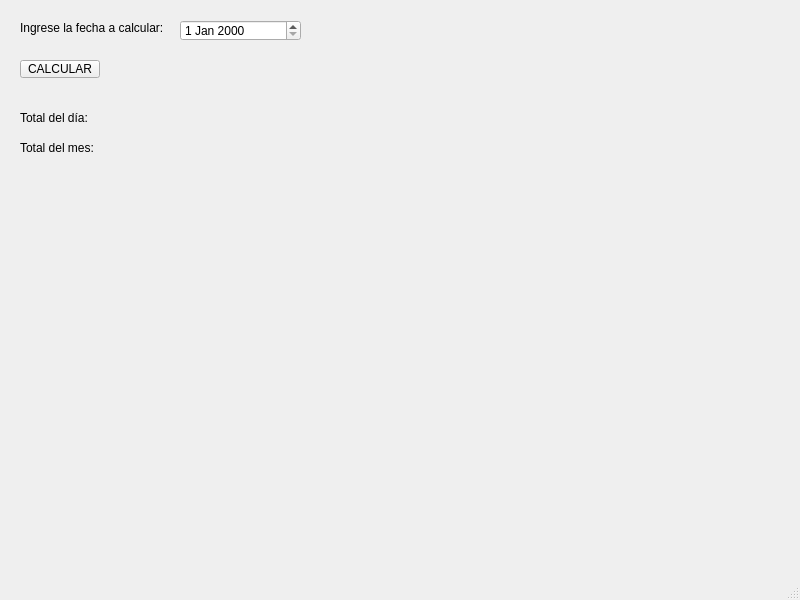
<?xml version="1.0" encoding="UTF-8"?>
<ui version="4.0">
 <class>MainWindow</class>
 <widget class="QMainWindow" name="MainWindow">
  <property name="geometry">
   <rect>
    <x>0</x>
    <y>0</y>
    <width>800</width>
    <height>600</height>
   </rect>
  </property>
  <property name="windowTitle">
   <string>MainWindow</string>
  </property>
  <widget class="QWidget" name="centralwidget">
   <widget class="QDateEdit" name="dateEdit">
    <property name="geometry">
     <rect>
      <x>180</x>
      <y>20</y>
      <width>121</width>
      <height>21</height>
     </rect>
    </property>
   </widget>
   <widget class="QPushButton" name="btnCalcular">
    <property name="geometry">
     <rect>
      <x>20</x>
      <y>60</y>
      <width>80</width>
      <height>18</height>
     </rect>
    </property>
    <property name="text">
     <string>CALCULAR</string>
    </property>
   </widget>
   <widget class="QLabel" name="dia">
    <property name="geometry">
     <rect>
      <x>20</x>
      <y>110</y>
      <width>111</width>
      <height>16</height>
     </rect>
    </property>
    <property name="text">
     <string>Total del día: </string>
    </property>
   </widget>
   <widget class="QLabel" name="mes">
    <property name="geometry">
     <rect>
      <x>20</x>
      <y>140</y>
      <width>131</width>
      <height>16</height>
     </rect>
    </property>
    <property name="text">
     <string>Total del mes: </string>
    </property>
   </widget>
   <widget class="QLabel" name="label">
    <property name="geometry">
     <rect>
      <x>20</x>
      <y>20</y>
      <width>201</width>
      <height>16</height>
     </rect>
    </property>
    <property name="text">
     <string>Ingrese la fecha a calcular:</string>
    </property>
   </widget>
   <zorder>btnCalcular</zorder>
   <zorder>dateEdit</zorder>
   <zorder>label</zorder>
   <zorder>dia</zorder>
   <zorder>mes</zorder>
  </widget>
  <widget class="QMenuBar" name="menubar">
   <property name="geometry">
    <rect>
     <x>0</x>
     <y>0</y>
     <width>800</width>
     <height>17</height>
    </rect>
   </property>
  </widget>
  <widget class="QStatusBar" name="statusbar"/>
 </widget>
 <resources/>
 <connections/>
</ui>
